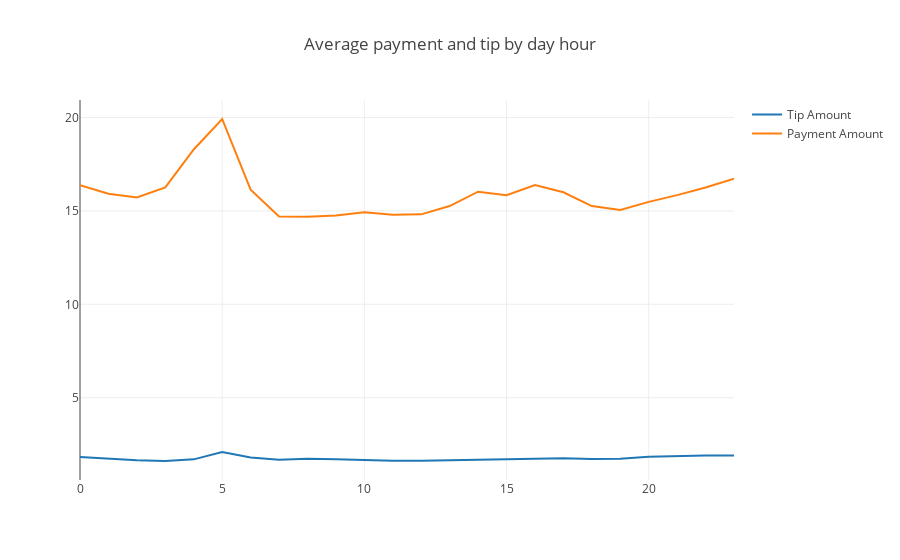

Source (notebook cell):
### Code cell
trace0 = go.Scatter(
    x=hour_df.reset_index()['hour'],
    y=hour_df.reset_index()['tip_amount'],
    name='Tip Amount'
)

trace1 = go.Scatter(
    x=hour_payment_df.reset_index()['hour'],
    y=hour_payment_df.reset_index()['payment_amount'],
    name='Payment Amount'
)

data = [trace0, trace1]
layout = {'title': 'Average payment and tip by day hour'}

fig = go.Figure(data=data, layout=layout)

iplot(fig)

### Figure 1 — Plotly figure (JSON) as saved in the notebook; plotly's stock layout.template omitted (floating-point values rounded to 4 significant figures)
{"data": [{"name": "Tip Amount", "type": "scatter", "x": [0, 1, 2, 3, 4, 5, 6, 7, 8, 9, 10, 11, 12, 13, 14, 15, 16, 17, 18, 19, 20, 21, 22, 23], "y": [1.828, 1.737, 1.657, 1.613, 1.7, 2.089, 1.801, 1.68, 1.734, 1.713, 1.666, 1.621, 1.621, 1.65, 1.713, 1.711, 1.773, 1.764, 1.725, 1.74, 1.836, 1.885, 1.911, 1.907]}, {"name": "Payment Amount", "type": "scatter", "x": [0, 1, 2, 3, 4, 5, 6, 7, 8, 9, 10, 11, 12, 13, 14, 15, 16, 17, 18, 19, 20, 21, 22, 23], "y": [16.37, 15.92, 15.72, 16.26, 18.29, 19.92, 16.13, 14.7, 14.69, 14.75, 14.93, 14.8, 14.82, 15.26, 16.03, 15.83, 16.38, 16.0, 15.26, 15.06, 15.48, 15.84, 16.25, 16.72]}], "layout": {"title": "Average payment and tip by day hour"}}
